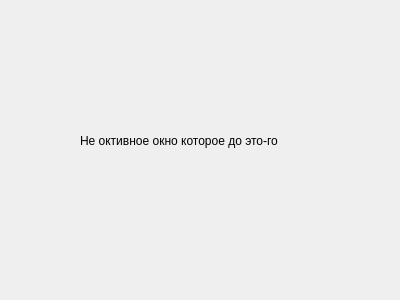
<?xml version="1.0" encoding="UTF-8"?>
<ui version="4.0">
 <class>SecondWindow</class>
 <widget class="QDialog" name="SecondWindow">
  <property name="geometry">
   <rect>
    <x>0</x>
    <y>0</y>
    <width>400</width>
    <height>300</height>
   </rect>
  </property>
  <property name="windowTitle">
   <string>Dialog</string>
  </property>
  <widget class="QLabel" name="label">
   <property name="geometry">
    <rect>
     <x>80</x>
     <y>130</y>
     <width>221</width>
     <height>21</height>
    </rect>
   </property>
   <property name="text">
    <string>Не октивное окно которое до это-го</string>
   </property>
  </widget>
 </widget>
 <resources/>
 <connections/>
</ui>
